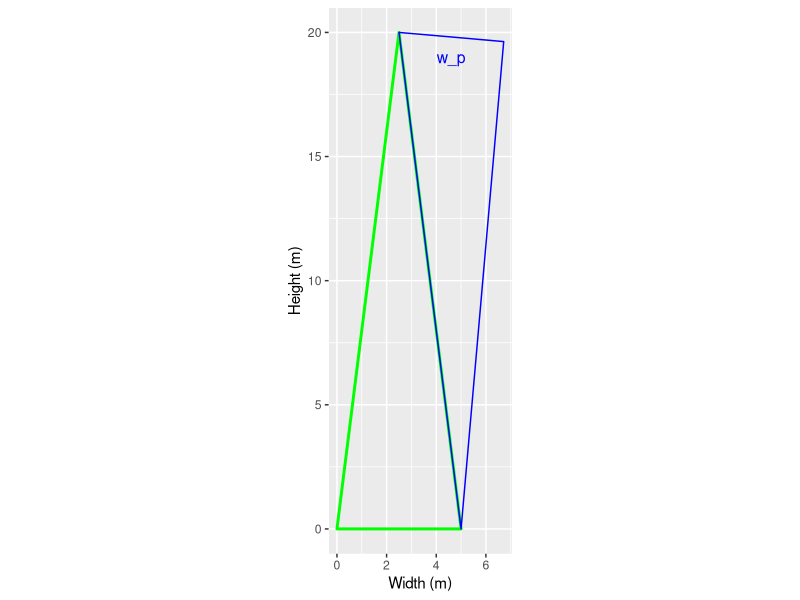

Write R code to recreate this figure.
## ---- chunk 1
# Load ggplot2 library
library(ggplot2)

# Define parameters
h_t <- 20
w_t <- 5
theta_h <- 5 * (pi/180)

theta_b <- atan((w_t/2) / h_t)
h_s <- sqrt(h_t^2 + (w_t/2)^2)
w_p <- sin(theta_b + theta_h) * h_s
h_c <- sin(theta_h) * (w_p)
x <- h_c / tan(theta_h)

# Calculate w_b (the top side of the blue triangle)
w_b <- sqrt((w_t / 2)^2 + h_t^2)  # Using Pythagoras to calculate the top side

# Define the points of the green triangle
triangle_data <- data.frame(
  x = c(0, w_t, w_t / 2),
  y = c(0, 0, h_t),
  label = c("0", "w_c", "h_c")
)

# Define the points of the blue triangle
triangle_data2 <- data.frame(
  x = c(w_t / 2, w_t, (w_t / 2) + x),
  y = c(h_t, 0, h_t - h_c),
  label = c("0", "w_c", "h_c")
)

# Plot the triangle with labels
ggplot(triangle_data, aes(x, y)) +
  geom_polygon(fill = NA, color = "green", size = 1) +  # Create the green triangle
  geom_polygon(data = triangle_data2, aes(x, y), colour = "blue", fill = NA) +  # Blue triangle
  annotate("text", x = (w_t / 2 + (w_t / 2 + x)) / 2, y = h_t-1, label = "w_p", size = 4, color = "blue") +
  labs(x = "Width (m)", y = "Height (m)") +
  coord_fixed(ratio = 1)  # Ensure the triangle's proportions are fixed


